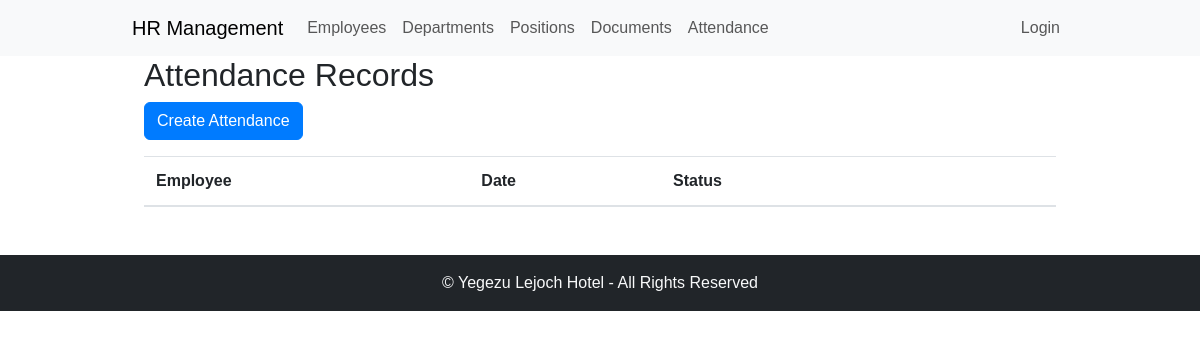
/attendance/list/, run on an earlier commit of the app's database.
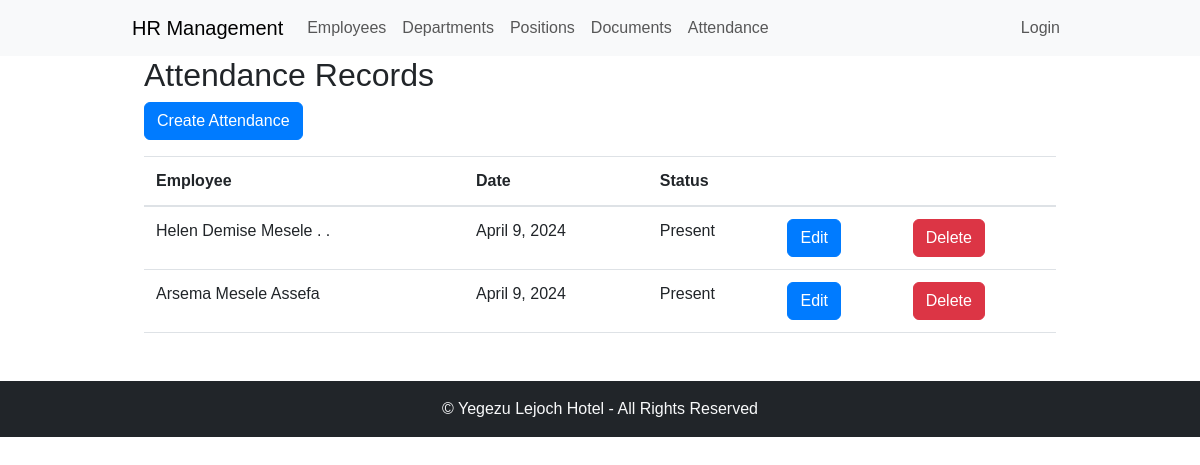
And on a later commit of the database.
### employee_management/models.py (models this page shows, shortened)
class Attendance(models.Model):
    employee = models.ForeignKey(Employee, on_delete=models.CASCADE)
    date = models.DateField()
    status = models.CharField(max_length=2, choices=(('P', 'Present'), ('A', 'Absent'), ('AL', 'Annual Leave'), ('SL', 'Sick Leave'), ('OL', 'Other Leave')))
    class Meta:
        unique_together = ('employee', 'date')

class Employee(models.Model):
    GENDER_CHOICES = (
        ('M', 'Male'),
        ('F', 'Female'),
    )
    first_name = models.CharField(max_length=50)
    middle_name = models.CharField(max_length=50, null=True, blank=True)
    last_name = models.CharField(max_length=50, null=True, blank=True)
    gender = models.CharField(max_length=1, choices=GENDER_CHOICES, default="")
    email = models.EmailField()
    department = models.ForeignKey(Department, on_delete=models.CASCADE)
    position = models.ForeignKey(Position, on_delete=models.CASCADE)
    date_of_birth = models.DateField()
    hire_date = models.DateField()
    salary = models.DecimalField(max_digits=10, decimal_places=2)
    is_active = models.BooleanField(default=True)
    picture = models.ImageField(upload_to='employee_pictures/', null=True, blank=True)
    def __str__(self):
        return f"{self.first_name} {self.middle_name} {self.last_name}"

### employee_management/views.py (the view)
# urls.py: path('attendance/list/', attendance_list, name='attendance_list'),
def attendance_list(request):
    attendances = Attendance.objects.all()
    context = {
        'attendances': attendances,
    }
    return render(request, 'attendance_list.html', context)

### employee_management/templates/attendance_list.html
{% extends 'base.html' %}
{% block content %}
<div class="container">
    <h2>Attendance Records</h2>
    <a href="{% url 'hrms:attendance_create' %}" class="btn btn-primary mb-3">Create Attendance</a>
    <table class="table">
        <thead>
            <tr>
                <th>Employee</th>
                <th>Date</th>
                <th>Status</th>
                <th></th>
                <th></th>
            </tr>
        </thead>
        <tbody>
            {% for attendance in attendances %}
            <tr>
                <td>{{ attendance.employee }}</td>
                <td>{{ attendance.date }}</td>
                <td>{{ attendance.get_status_display }}</td>
                <td><a href="{% url 'hrms:attendance_edit' attendance.pk %}" class="btn btn-primary">Edit</a></td>
                <td><a href="{% url 'hrms:attendance_delete' attendance.pk %}" class="btn btn-danger" onclick="return confirm('Are you sure you want to delete this employee?')">Delete</a></td>
            </tr>
            {% endfor %}
        </tbody>
    </table>
</div>
{% endblock %}

What changed in the data, as far as the page shows it:
added Attendance: employee "Helen Demise Mesele . .", date "April 9, 2024", status "Present"
added Attendance: employee "Arsema Mesele Assefa", date "April 9, 2024", status "Present"
